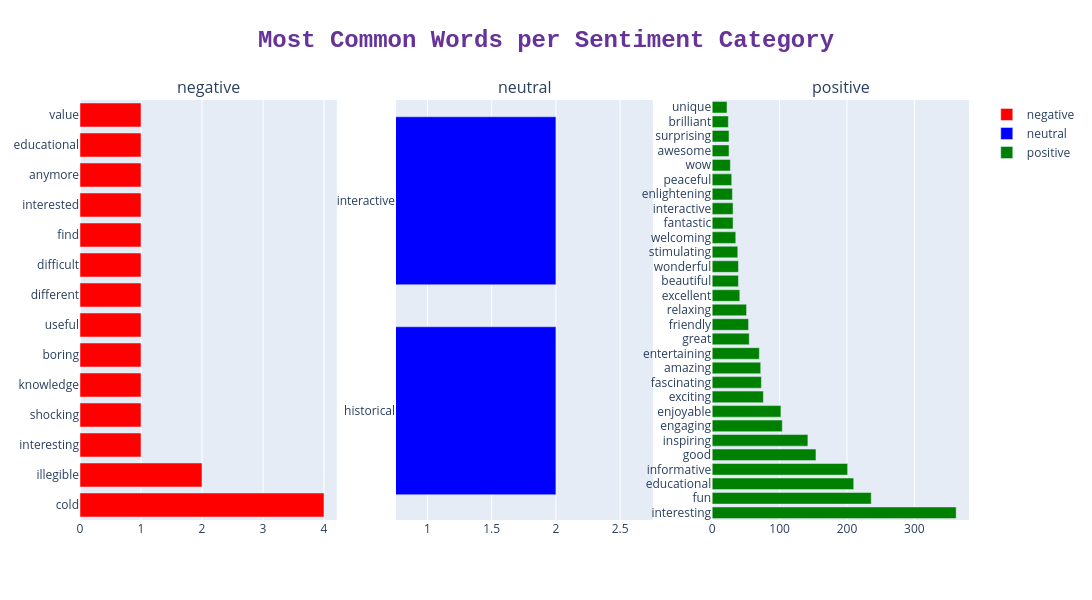

Write notebook code for a chart like this one.
### Code cell


### Figure 1 — Plotly figure (JSON) as saved in the notebook; plotly's stock layout.template omitted (floating-point values rounded to 4 significant figures)
{"data": [{"marker": {"color": "red"}, "name": "negative", "orientation": "h", "type": "bar", "x": [4, 2, 1, 1, 1, 1, 1, 1, 1, 1, 1, 1, 1, 1], "xaxis": "x", "y": ["cold", "illegible", "interesting", "shocking", "knowledge", "boring", "useful", "different", "difficult", "find", "interested", "anymore", "educational", "value"], "yaxis": "y"}, {"marker": {"color": "blue"}, "name": "neutral", "orientation": "h", "type": "bar", "x": [8, 5, 5, 3, 2, 2, 2, 2, 2, 2, 2, 2, 2, 2, 1, 1, 1, 1, 1, 1, 1, 1, 1, 1, 1, 1, 1, 1, 1], "xaxis": "x2", "y": ["informative", "stimulating", "relaxing", "learning", "knowledge", "well", "historical", "interactive", "history", "welcoming", "dinosaur", "organized", "wellpresented", "atmospheric", "curious", "smiling", "expanding", "inciteful", "restful", "excitement", "presented", "freedom", "explore", "wellorganised", "hands", "experiential", "insight", "gems", "facts"], "yaxis": "y2"}, {"marker": {"color": "green"}, "name": "positive", "orientation": "h", "type": "bar", "x": [362, 236, 210, 201, 154, 142, 104, 102, 76, 73, 72, 70, 55, 54, 51, 41, 39, 39, 38, 35, 31, 31, 30, 29, 27, 25, 25, 24, 22], "xaxis": "x3", "y": ["interesting", "fun", "educational", "informative", "good", "inspiring", "engaging", "enjoyable", "exciting", "fascinating", "amazing", "entertaining", "great", "friendly", "relaxing", "excellent", "beautiful", "wonderful", "stimulating", "welcoming", "fantastic", "interactive", "enlightening", "peaceful", "wow", "awesome", "surprising", "brilliant", "unique"], "yaxis": "y3"}], "layout": {"annotations": [{"font": {"size": 16}, "showarrow": false, "text": "negative", "x": 0.1444, "xanchor": "center", "xref": "paper", "y": 1, "yanchor": "bottom", "yref": "paper"}, {"font": {"size": 16}, "showarrow": false, "text": "neutral", "x": 0.5, "xanchor": "center", "xref": "paper", "y": 1, "yanchor": "bottom", "yref": "paper"}, {"font": {"size": 16}, "showarrow": false, "text": "positive", "x": 0.8556, "xanchor": "center", "xref": "paper", "y": 1, "yanchor": "bottom", "yref": "paper"}], "autosize": false, "height": 600, "title": {"font": {"color": "RebeccaPurple", "family": "Courier New, monospace", "size": 24}, "text": "<b>Most Common Words per Sentiment Category</b>", "x": 0.5, "y": 0.95}, "width": 2000, "xaxis": {"anchor": "y", "autorange": true, "domain": [0, 0.2889], "range": [0, 4.211], "type": "linear"}, "xaxis2": {"anchor": "y2", "autorange": false, "domain": [0.3556, 0.6444], "range": [1.755, 1.755], "type": "linear"}, "xaxis3": {"anchor": "y3", "autorange": true, "domain": [0.7111, 1], "range": [0, 381.1], "type": "linear"}, "yaxis": {"anchor": "x", "autorange": true, "domain": [0, 1], "range": [-0.5, 13.5], "type": "category"}, "yaxis2": {"anchor": "x2", "autorange": false, "domain": [0, 1], "range": [6.48, 6.48], "type": "category"}, "yaxis3": {"anchor": "x3", "autorange": true, "domain": [0, 1], "range": [-0.5, 28.5], "type": "category"}}}
